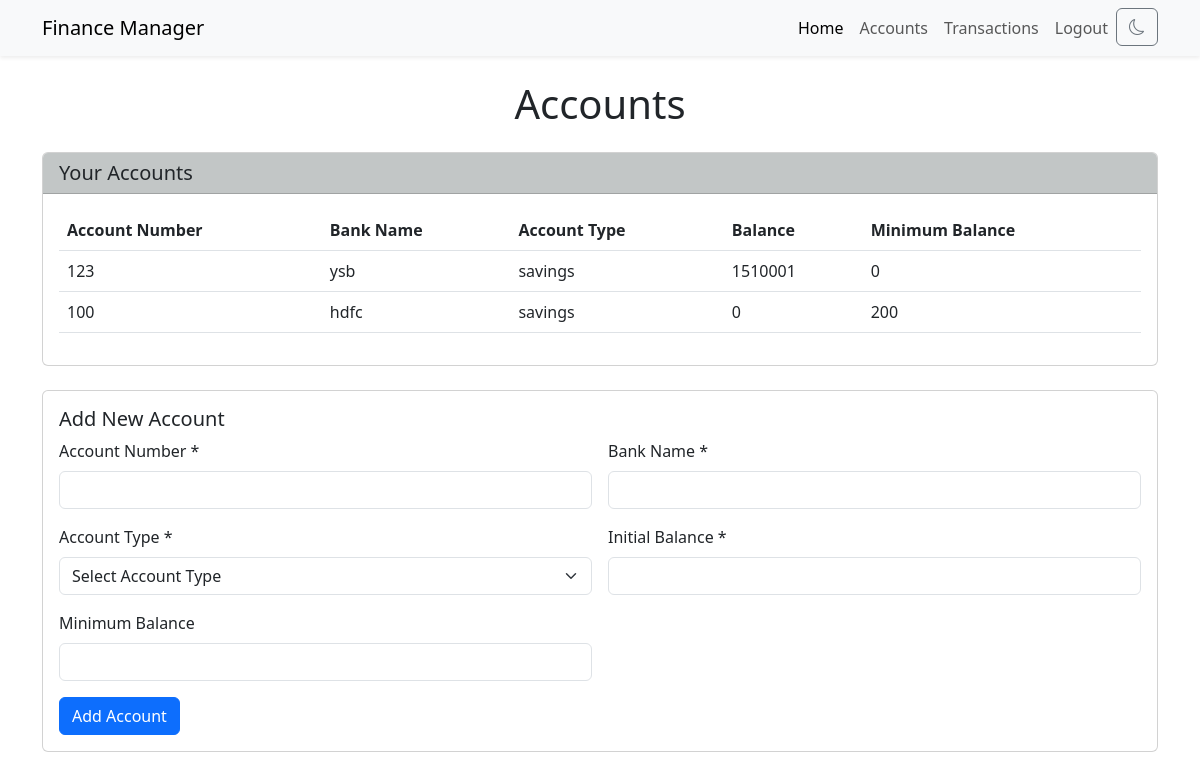
Before: /accounts (signed in) with the older database file.
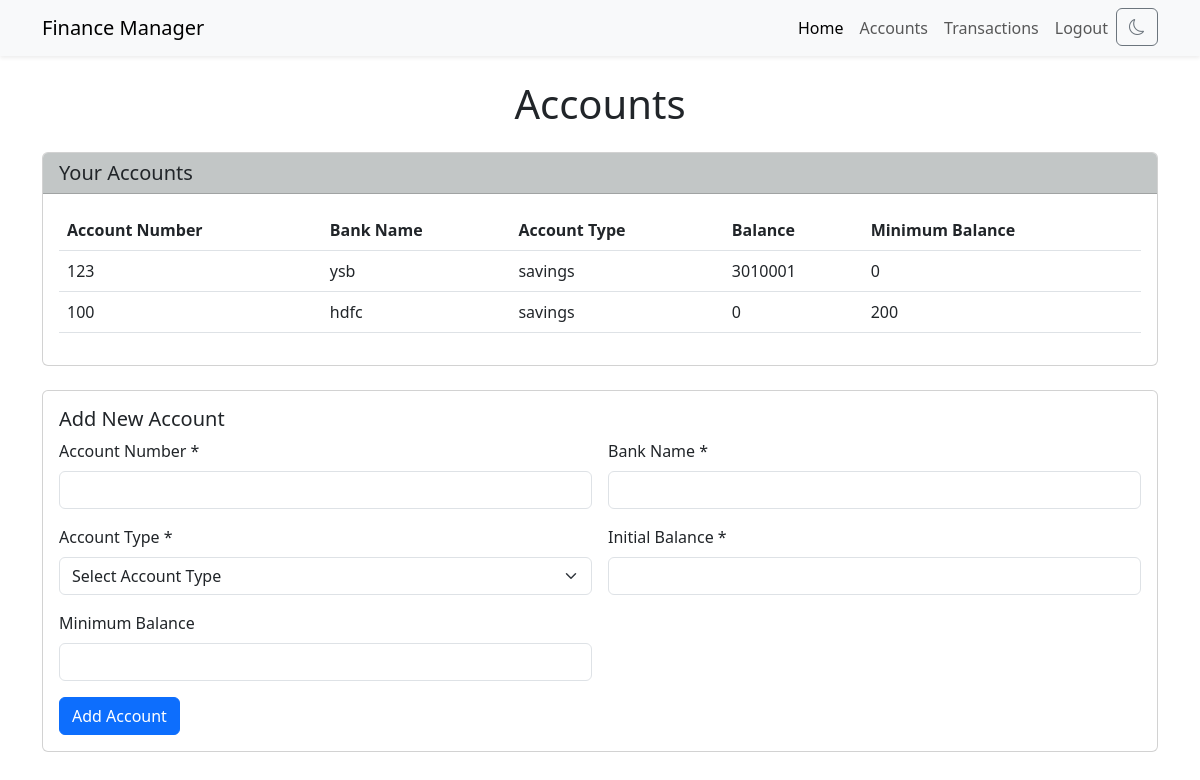
After: the same page with the newer database file.
### app.py (models this page shows, shortened)
class AccountsTable(db.Model):
    __tablename__ = 'accounts'
    accno = db.Column(db.String, primary_key = True)
    userid = db.Column(db.Integer, db.ForeignKey("users.id", ondelete='CASCADE'), nullable = False)
    type = db.Column(db.String, nullable = False)
    bank = db.Column(db.String, nullable = False)
    balance = db.Column(db.Integer, nullable = False, default=0)
    minbal = db.Column(db.Integer, default=0)

### app.py (the view, shortened to what this page needs)
@app.route('/accounts', methods = ["GET", "POST"])
@login_required
def accounts():
    form = AccountForm()
    accounts = AccountsTable.query.filter_by(userid=current_user.id).all()
    return render_template('accounts.html', form=form, accounts=accounts)

### app.py
class AccountForm(FlaskForm):
    account_number = StringField('Account Number', validators=[InputRequired()] )
    type = SelectField('Account Type',choices=[('', 'Select Account Type'), ('savings', 'Savings Account'), ('current', 'Current Account')] ,validators=[InputRequired()])
    bank = StringField('Bank Name', validators=[InputRequired()])
    balance = IntegerField('Current Balance', validators=[InputRequired()])
    minimum_balance = IntegerField('Minimum Balance')
    submit = SubmitField('Add Account')

### app.py (called while the page is built)
@login_manager.user_loader
def load_user(user_id):
    return UsersTable.query.get(int(user_id))

### templates/accounts.html (shortened to what this page needs)
{% extends "layout.html" %}
{% block content %}
<div class="container mt-4">
    <h1 class="mb-4 text-center">Accounts</h1>
    <div class="card mb-4">
        <div class="card-header" style="background-color: #c2c6c6;">
            <h5 class="card-title mb-0">Your Accounts</h5>
        </div>
        <div class="card-body">
            {% if accounts %}
            <table id="accountsTable" class="table">
                <thead>
                    <tr>
                        <th scope="col">Account Number</th>
                        <th scope="col">Bank Name</th>
                        <th scope="col">Account Type</th>
                        <th scope="col">Balance</th>
                        <th scope="col">Minimum Balance</th>
                    </tr>
                </thead>
                <tbody>
                    {% for account in accounts %}
                        <tr>
                            <td>{{account.accno}}</td>
                            <td>{{account.bank}}</td>
                            <td>{{account.type}}</td>
                            <td>{{account.balance}}</td>
                            <td>{{account.minbal}}</td>
                        </tr>
                    {% endfor %}
                </tbody>
            </table>
            {% else %}
            <div class="alert alert-info" role="info">
                <i class="fas fa-exclamation-circle"></i> &nbsp; No accounts created yet.
            </div>
            {% endif %}
        </div>
    </div>
    <div class="card">
        <div class="card-body">
            <h5 class="card-title">Add New Account</h5>
            <form id="addAccountForm" class="row g-3", method="POST">
                <div class="col-md-6">
                    <label for="newAccountNumber" class="form-label">Account Number *</label>
                    {{ form.account_number(class="form-control", id="newAccountNumber") }}
                </div>
                <div class="col-md-6">
                    <label for="newBankName" class="form-label">Bank Name *</label>
                    {{ form.bank(class="form-control", id="newBankName") }}
                </div>
                <div class="col-md-6">
                    <label for="newAccountType" class="form-label">Account Type *</label>
                    {{ form.type(class="form-select", id="newAccountType") }}
                </div>
                <div class="col-md-6">
                    <label for="newAccountBalance" class="form-label">Initial Balance *</label>
                    {{ form.balance(class="form-control", id="newAccountBalance") }}
                </div>
                <div class="col-md-6">
                    <label for="newMinimumBalance" class="form-label">Minimum Balance</label>
                    {{ form.minimum_balance(class="form-control", id="newMinimumBalance") }}
                </div>
                <div class="col-12">
                    {{ form.submit(class="btn btn-primary") }}
                </div>
            </form>
        </div>
    </div>
</div>
{% endblock %}

### templates/layout.html (shortened to what this page needs)
<!DOCTYPE html>
<html lang="en">
<head>
    <link href="https://cdn.jsdelivr.net/npm/bootstrap@5.3.0/dist/css/bootstrap.min.css" rel="stylesheet">
    <link rel="stylesheet" href="https://cdn.jsdelivr.net/npm/bootstrap-icons@1.7.2/font/bootstrap-icons.css">
</head>
<body id="body" data-bs-theme="light">
    <nav class="navbar navbar-expand-lg navbar-light bg-light shadow-sm" id="navbar">
        <div class="container">
            <a class="navbar-brand" href="/">Finance Manager</a>
            <div class="collapse navbar-collapse" id="navbarNav">
                <ul class="navbar-nav ms-auto">
                    <li class="nav-item">
                        <a class="nav-link active" href="/">Home</a>
                    </li>
                    <li class="nav-item">
                        <a class="nav-link" href="/accounts">Accounts</a>
                    </li>
                    <li class="nav-item">
                        <a class="nav-link" href="/transactions">Transactions</a>
                    </li>
                    <li class="nav-item">
                        <a class="nav-link" href="/logout">Logout</a>
                    </li>
                    <li class="nav-item">
                        <button class="btn btn-outline-secondary" id="darkModeToggle">
                        </button>
                    </li>
                </ul>
            </div>
        </div>
    </nav>
    {% block content %}{% endblock %}
</body>
</html>

Changed rows visible on the page:
changed AccountsTable "ysb": balance "1510001" → "3010001"
